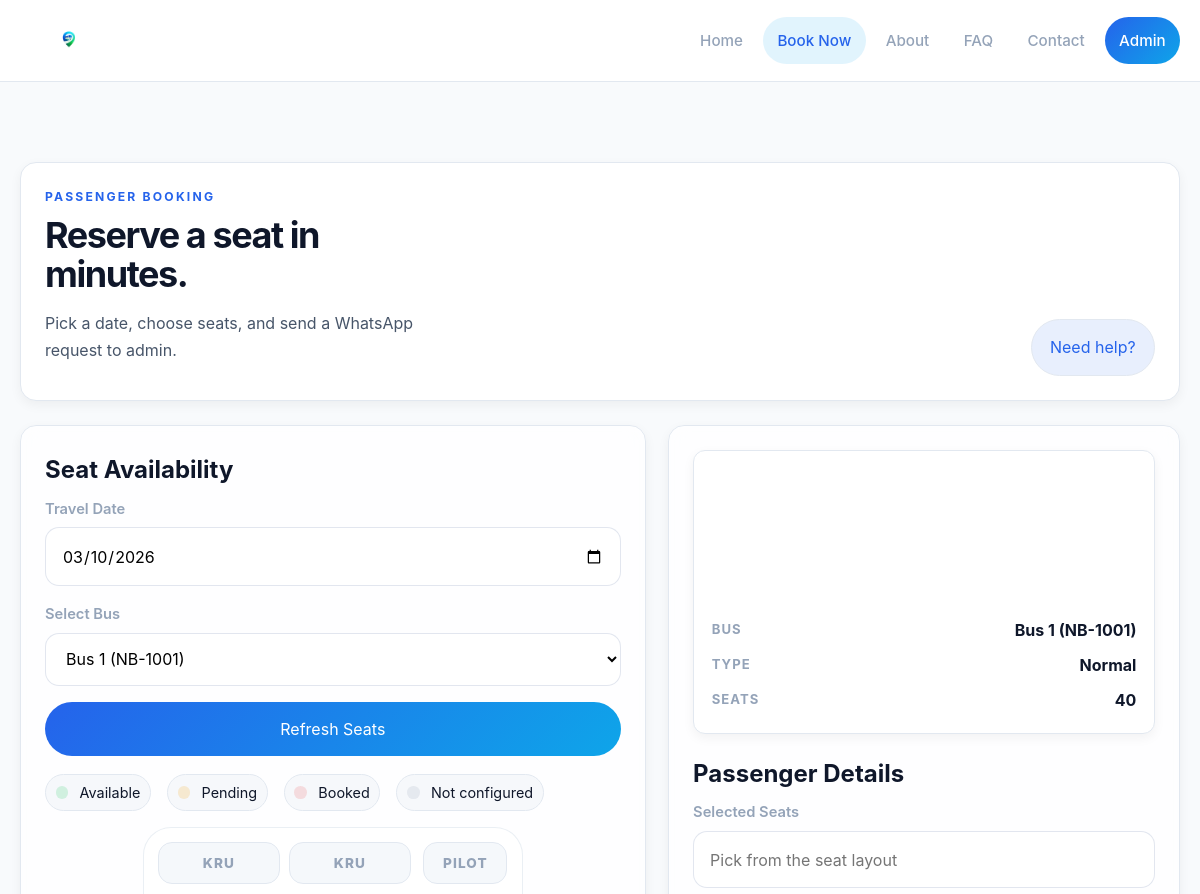
/booking.php (upper part), run on an earlier commit of the app's database.
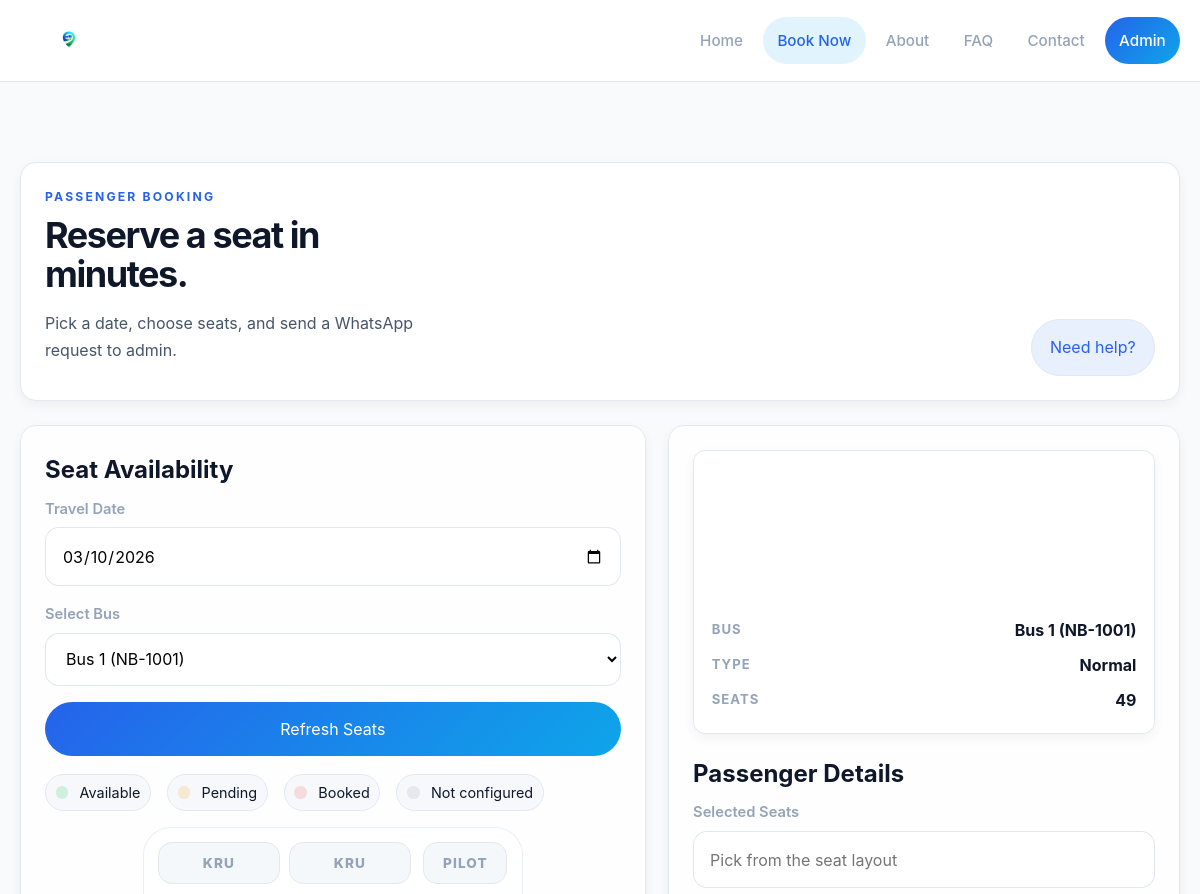
And on a later commit of the database.
### tables this page shows
CREATE TABLE IF NOT EXISTS buses (
    id INT UNSIGNED AUTO_INCREMENT PRIMARY KEY,
    name VARCHAR(100) NOT NULL,
    bus_number VARCHAR(50) NOT NULL,
    total_seats INT UNSIGNED NOT NULL DEFAULT 49,
    origin VARCHAR(150) NULL,
    destination VARCHAR(150) NULL,
    bus_type VARCHAR(50) NOT NULL DEFAULT 'Normal',
    description TEXT NULL,
    image_url TEXT NULL,
    is_active TINYINT(1) NOT NULL DEFAULT 1,
    created_at TIMESTAMP DEFAULT CURRENT_TIMESTAMP
);

### includes/functions.php (called while the page is built, shortened)
<?php
require_once __DIR__ . '/db.php';
function h(?string $value): string
{
    return htmlspecialchars((string) $value, ENT_QUOTES, 'UTF-8');
}
function current_path(): string
{
    return parse_url($_SERVER['REQUEST_URI'] ?? '/', PHP_URL_PATH) ?: '/';
}
function is_active_path(string $path): bool
{
    return current_path() === $path;
}
function request_value(string $key, string|int|float|bool $default = ''): string
{
    return trim((string) ($_POST[$key] ?? $_GET[$key] ?? $default));
}
function selected_date_or_today(?string $value = null): string
{
    $date = $value ?: date('Y-m-d');
    $parsed = DateTime::createFromFormat('Y-m-d', $date);
    return $parsed && $parsed->format('Y-m-d') === $date ? $date : date('Y-m-d');
}
function get_active_buses(): array
{
    $stmt = db()->prepare('SELECT id, name, bus_number, total_seats, origin, destination, bus_type, description, image_url, is_active FROM buses WHERE is_active = 1 ORDER BY id ASC');
    $stmt->execute();
    return $stmt->fetchAll();
}
function get_bus_by_id(int $busId): ?array
{
    $stmt = db()->prepare('SELECT id, name, bus_number, total_seats, origin, destination, bus_type, description, image_url, is_active FROM buses WHERE id = :id LIMIT 1');
    $stmt->execute(['id' => $busId]);
    $bus = $stmt->fetch();
    return $bus ?: null;
}
function get_bus_seats_with_status(int $busId, string $travelDate): array
{
    $sql = "
        SELECT
            s.id,
            s.seat_number,
            CASE
                WHEN o.status IS NOT NULL THEN o.status
                WHEN MAX(
                    CASE b.status
                        WHEN 'booked' THEN 2
                        WHEN 'pending' THEN 1
                        ELSE 0
                    END
                ) = 2 THEN 'booked'
                WHEN MAX(
                    CASE b.status
                        WHEN 'booked' THEN 2
                        WHEN 'pending' THEN 1
                        ELSE 0
                    END
                ) = 1 THEN 'pending'
                ELSE 'available'
            END AS seat_status
        FROM seats s
        LEFT JOIN seat_status_overrides o
            ON o.seat_id = s.id
            AND o.travel_date = :travel_date
        LEFT JOIN booking_seats bs ON bs.seat_id = s.id
        LEFT JOIN bookings b ON b.id = bs.booking_id
            AND b.travel_date = :travel_date
            AND b.status IN ('pending', 'booked')
        WHERE s.bus_id = :bus_id
        GROUP BY s.id, s.seat_number, o.status
        ORDER BY s.id ASC
    ";
    $stmt = db()->prepare($sql);
    $stmt->execute([
        'bus_id' => $busId,
        'travel_date' => $travelDate,
    ]);
    return $stmt->fetchAll();
}

### includes/db.php (called while the page is built, shortened)
<?php
function db(): PDO
{
    static $pdo = null;
    if ($pdo instanceof PDO) {
        return $pdo;
    }
    $dsn = sprintf('mysql:host=%s;port=%s;dbname=%s;charset=utf8mb4', DB_HOST, DB_PORT, DB_NAME);
    $pdo = new PDO($dsn, DB_USER, DB_PASS, [
        PDO::ATTR_ERRMODE => PDO::ERRMODE_EXCEPTION,
        PDO::ATTR_DEFAULT_FETCH_MODE => PDO::FETCH_ASSOC,
    ]);
    return $pdo;
}

### booking.php (the view, shortened to what this page needs)
<?php
require_once __DIR__ . '/includes/functions.php';
$travelDate = selected_date_or_today(request_value('travel_date'));
$buses = get_active_buses();
$selectedBusId = (int) request_value('bus_id', $buses[0]['id'] ?? '0');
$selectedBus = $selectedBusId > 0 ? get_bus_by_id($selectedBusId) : null;
$busInactive = $selectedBus ? (int) ($selectedBus['is_active'] ?? 1) !== 1 : false;
$seats = ($selectedBus && !$busInactive) ? get_bus_seats_with_status($selectedBusId, $travelDate) : [];
$busType = $selectedBus ? ($selectedBus['bus_type'] ?? 'Normal') : 'Normal';
$busImage = $selectedBus ? ($selectedBus['image_url'] ?? '') : '';
$busImage = $busImage !== '' ? $busImage : 'https://images.unsplash.com/photo-tjbo7Vr04Xs?auto=format&fit=crop&w=1200&q=60';
require_once __DIR__ . '/includes/header.php';
?>
<section class="page-hero compact">
    <div>
        <p class="eyebrow">Passenger booking</p>
        <h1>Reserve a seat in minutes.</h1>
        <p class="lead">Pick a date, choose seats, and send a WhatsApp request to admin.</p>
    </div>
    <a class="button secondary" href="/faq.php">Need help?</a>
</section>
<div class="grid-two booking-grid">
    <section class="panel glass-panel <?= $buses === [] ? 'is-disabled' : '' ?>">
        <h2>Seat Availability</h2>
        <form method="get" class="stack-md">
            <label>
                <span>Travel Date</span>
                <input type="date" name="travel_date" value="<?= h($travelDate) ?>" min="<?= h(date('Y-m-d')) ?>" required>
            </label>
            <label>
                <span>Select Bus</span>
                <select name="bus_id" required>
                    <?php foreach ($buses as $bus): ?>
                        <option value="<?= (int) $bus['id'] ?>" <?= (int) $bus['id'] === $selectedBusId ? 'selected' : '' ?>>
                            <?= h($bus['name']) ?> (<?= h($bus['bus_number']) ?>)
                        </option>
                    <?php endforeach; ?>
                </select>
            </label>
            <button type="submit" class="button">Refresh Seats</button>
        </form>
        <div class="legend">
            <span><i class="dot available"></i> Available</span>
            <span><i class="dot pending"></i> Pending</span>
            <span><i class="dot booked"></i> Booked</span>
            <span><i class="dot missing"></i> Not configured</span>
        </div>
        <div class="bus-structure" data-seat-map="49" aria-label="Bus seat map">
            <?php if ($buses === []): ?>
                <p class="muted">No active buses are available. Ask admin to activate a bus first.</p>
            <?php elseif (!$selectedBus): ?>
                <p class="muted">No bus found. Add buses and seats in the database first.</p>
            <?php elseif ($seats === []): ?>
                <p class="muted">No seats configured for this bus. Import the schema to seed seats.</p>
            <?php else: ?>
                <div class="bus-outline" role="group" aria-label="Bus layout">
                    <div class="bus-top">
                        <div class="bus-crew" aria-hidden="true">
                            <div class="bus-staff">KRU</div>
                            <div class="bus-staff">KRU</div>
                        </div>
                        <div class="bus-pilot" aria-hidden="true">PILOT</div>
                    </div>
                </div>
            <?php endif; ?>
        </div>
    </section>
    <section class="panel booking-form-panel <?= $buses === [] ? 'is-disabled' : '' ?>">
        <div class="bus-detail-card" id="busDetailCard">
            <div class="bus-detail-cover" id="busDetailCover" style="background-image: url('<?= h($busImage) ?>')"></div>
            <div class="bus-detail-body">
                <div class="bus-detail-row">
                    <span class="bus-detail-label">Bus</span>
                    <strong id="busDetailName"><?= h($selectedBus ? $selectedBus['name'] : 'Bus') ?> (<?= h($selectedBus ? $selectedBus['bus_number'] : '-') ?>)</strong>
                </div>
                <div class="bus-detail-row">
                    <span class="bus-detail-label">Type</span>
                    <strong id="busDetailType"><?= h($busType ?: 'Normal') ?></strong>
                </div>
                <div class="bus-detail-row">
                    <span class="bus-detail-label">Seats</span>
                    <strong id="busDetailSeats"><?= (int) ($selectedBus ? $selectedBus['total_seats'] : 49) ?></strong>
                </div>
            </div>
        </div>
        <h2>Passenger Details</h2>
        <form method="post" action="/actions/submit-booking.php" id="bookingForm" class="stack-md">
            <label>
                <span>Selected Seats</span>
                <input type="text" id="selectedSeatsDisplay" value="" placeholder="Pick from the seat layout" readonly>
            </label>
        </form>
    </section>
</div>
<?php require_once __DIR__ . '/includes/footer.php'; ?>

### includes/header.php (shortened to what this page needs)
<?php
require_once __DIR__ . '/functions.php';
$isAdminArea = $isAdminArea ?? false;
$bodyClass = $bodyClass ?? ($isAdminArea ? 'admin-shell' : 'public-shell');
?>
<!DOCTYPE html>
<html lang="en">
<head>
    <link rel="stylesheet" href="/assets/css/style.css">
</head>
<body class="<?= h($bodyClass) ?>">
<header class="site-header">
    <div class="container header-row">
        <a class="brand" href="/index.php" aria-label="Voyara home">
            <img src="/assets/images/SiteLogo.png" alt="Voyara logo">
        </a>
        <?php if ($isAdminArea): ?>
            <nav class="top-nav admin-nav">
                <a class="<?= is_active_path('/admin/dashboard.php') ? 'active' : '' ?>" href="/admin/dashboard.php">Admin Panel</a>
                <a class="<?= is_active_path('/admin/seats.php') ? 'active' : '' ?>" href="/admin/seats.php">Seats</a>
                <a class="<?= is_active_path('/admin/buses.php') ? 'active' : '' ?>" href="/admin/buses.php">Buses</a>
                <a class="<?= is_active_path('/admin/login.php') ? 'active' : '' ?>" href="/admin/login.php">Admin</a>
            </nav>
        <?php else: ?>
            <nav class="top-nav">
                <a class="<?= is_active_path('/index.php') ? 'active' : '' ?>" href="/index.php">Home</a>
                <a class="<?= is_active_path('/booking.php') ? 'active' : '' ?>" href="/booking.php">Book Now</a>
                <a class="<?= is_active_path('/about.php') ? 'active' : '' ?>" href="/about.php">About</a>
                <a class="<?= is_active_path('/faq.php') ? 'active' : '' ?>" href="/faq.php">FAQ</a>
                <a class="<?= is_active_path('/contact.php') ? 'active' : '' ?>" href="/contact.php">Contact</a>
                <a class="nav-cta" href="/admin/login.php">Admin</a>
            </nav>
        <?php endif; ?>
    </div>
</header>
<main class="container page-content">

### includes/footer.php (shortened to what this page needs)
</main>
</body>
</html>

What changed in the data, as far as the page shows it:
changed buses "Bus 1": total_seats "40" → "49"
